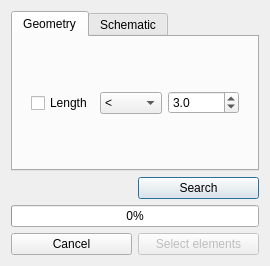
<?xml version="1.0" encoding="UTF-8"?>
<ui version="4.0">
 <class>pipeSearch</class>
 <widget class="QDialog" name="pipeSearch">
  <property name="geometry">
   <rect>
    <x>0</x>
    <y>0</y>
    <width>270</width>
    <height>266</height>
   </rect>
  </property>
  <property name="sizePolicy">
   <sizepolicy hsizetype="Fixed" vsizetype="Preferred">
    <horstretch>0</horstretch>
    <verstretch>0</verstretch>
   </sizepolicy>
  </property>
  <property name="windowTitle">
   <string>qWat :: pipe search</string>
  </property>
  <layout class="QGridLayout" name="gridLayout">
   <item row="0" column="0" colspan="2">
    <widget class="QTabWidget" name="searchTabWidget">
     <property name="currentIndex">
      <number>0</number>
     </property>
     <widget class="QWidget" name="geomTab">
      <attribute name="title">
       <string>Geometry</string>
      </attribute>
      <layout class="QGridLayout" name="gridLayout_2">
       <item row="0" column="0">
        <widget class="QWidget" name="geomLengthWidget" native="true">
         <property name="sizePolicy">
          <sizepolicy hsizetype="Preferred" vsizetype="Preferred">
           <horstretch>0</horstretch>
           <verstretch>0</verstretch>
          </sizepolicy>
         </property>
         <layout class="QHBoxLayout" name="horizontalLayout">
          <item>
           <widget class="QCheckBox" name="geomLengthCheck">
            <property name="text">
             <string>Length</string>
            </property>
           </widget>
          </item>
          <item>
           <widget class="QComboBox" name="geomLengthModeCombo">
            <property name="sizePolicy">
             <sizepolicy hsizetype="Minimum" vsizetype="Fixed">
              <horstretch>0</horstretch>
              <verstretch>0</verstretch>
             </sizepolicy>
            </property>
            <property name="accessibleDescription">
             <string notr="true"/>
            </property>
            <item>
             <property name="text">
              <string notr="true">&lt;</string>
             </property>
            </item>
            <item>
             <property name="text">
              <string>&gt;</string>
             </property>
            </item>
           </widget>
          </item>
          <item>
           <widget class="QDoubleSpinBox" name="geomLengthValueSpin">
            <property name="accessibleDescription">
             <string notr="true"/>
            </property>
            <property name="specialValueText">
             <string notr="true"/>
            </property>
            <property name="decimals">
             <number>1</number>
            </property>
            <property name="maximum">
             <double>99999.000000000000000</double>
            </property>
            <property name="value">
             <double>3.000000000000000</double>
            </property>
           </widget>
          </item>
         </layout>
        </widget>
       </item>
      </layout>
     </widget>
     <widget class="QWidget" name="schemaTab">
      <attribute name="title">
       <string>Schematic</string>
      </attribute>
      <layout class="QFormLayout" name="formLayout">
       <item row="1" column="1">
        <widget class="QComboBox" name="schemaParentCombo">
         <property name="contextMenuPolicy">
          <enum>Qt::NoContextMenu</enum>
         </property>
         <property name="sizeAdjustPolicy">
          <enum>QComboBox::AdjustToContentsOnFirstShow</enum>
         </property>
         <item>
          <property name="text">
           <string>has a parent</string>
          </property>
         </item>
         <item>
          <property name="text">
           <string>has no parent</string>
          </property>
         </item>
        </widget>
       </item>
       <item row="2" column="1">
        <widget class="QComboBox" name="schemaFunctionCombo">
         <property name="contextMenuPolicy">
          <enum>Qt::NoContextMenu</enum>
         </property>
         <property name="toolTip">
          <string>Select pipes against their function properties: if the function is visible or not in the schematic view.</string>
         </property>
         <item>
          <property name="text">
           <string>visible</string>
          </property>
         </item>
         <item>
          <property name="text">
           <string>invisible</string>
          </property>
         </item>
        </widget>
       </item>
       <item row="3" column="1">
        <widget class="QComboBox" name="schemaForceCombo">
         <property name="contextMenuPolicy">
          <enum>Qt::NoContextMenu</enum>
         </property>
         <property name="toolTip">
          <string>Force view allow to override the function attribute for schematic view. Auto is the defalut pipe behavior.</string>
         </property>
         <item>
          <property name="text">
           <string>auto</string>
          </property>
         </item>
         <item>
          <property name="text">
           <string>visible</string>
          </property>
         </item>
         <item>
          <property name="text">
           <string>invisible</string>
          </property>
         </item>
        </widget>
       </item>
       <item row="2" column="0">
        <widget class="QCheckBox" name="schemaFunctionCheck">
         <property name="text">
          <string>Function</string>
         </property>
        </widget>
       </item>
       <item row="1" column="0">
        <widget class="QCheckBox" name="schemaParentCheck">
         <property name="autoFillBackground">
          <bool>false</bool>
         </property>
         <property name="text">
          <string>Pipe</string>
         </property>
         <property name="tristate">
          <bool>false</bool>
         </property>
        </widget>
       </item>
       <item row="3" column="0">
        <widget class="QCheckBox" name="schemaForceCheck">
         <property name="text">
          <string>Force view</string>
         </property>
        </widget>
       </item>
      </layout>
     </widget>
    </widget>
   </item>
   <item row="1" column="1">
    <widget class="QPushButton" name="searchButton">
     <property name="text">
      <string>Search</string>
     </property>
    </widget>
   </item>
   <item row="2" column="0" colspan="2">
    <widget class="QProgressBar" name="progressBar">
     <property name="enabled">
      <bool>true</bool>
     </property>
     <property name="value">
      <number>0</number>
     </property>
    </widget>
   </item>
   <item row="3" column="0">
    <widget class="QPushButton" name="cancelButton">
     <property name="text">
      <string>Cancel</string>
     </property>
    </widget>
   </item>
   <item row="3" column="1">
    <widget class="QPushButton" name="selectButton">
     <property name="enabled">
      <bool>false</bool>
     </property>
     <property name="text">
      <string>Select elements</string>
     </property>
    </widget>
   </item>
  </layout>
 </widget>
 <resources/>
 <connections/>
</ui>
